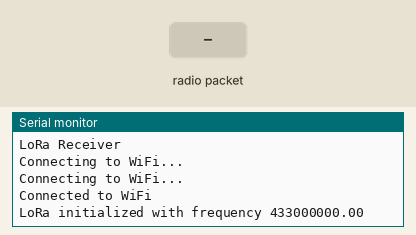
Recording of a program running on a simulated ESP32. Shown: the last lines printed to the serial monitor. Inputs (shaded band) come from the test bench. WiFi joins after 1.5 s; servers stay silent unless stated; network time is answered at once with the bench clock; the local clock reads 2024-03-15 10:24:30 at power-on unless the program sets it; no radio packets arrive unless stated.

Above: at 4.7 s.
4.8 s: radio packet "1" arrives
At 5.2 s:
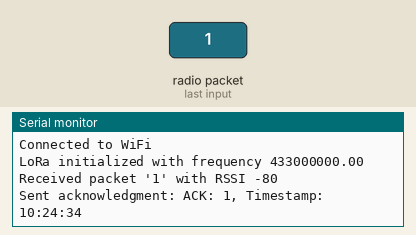
6.3 s: radio packet "0" arrives
At 7.5 s:
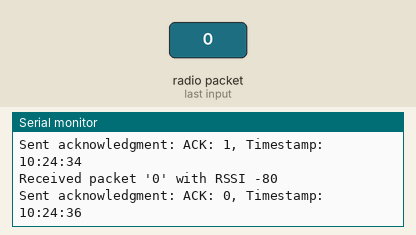
7.8 s: radio packet "2" arrives
At 8.9 s:
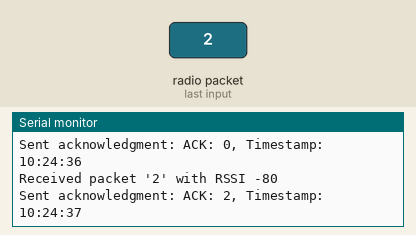

The program:

main.cpp
```cpp
#include <WiFi.h>
#include <WiFiUdp.h>
#include <NTPClient.h>
#include <SPI.h>
#include <LoRa.h>

#define PIN_LORA_COPI   23
#define PIN_LORA_CIPO   19
#define PIN_LORA_SCK    18
#define PIN_LORA_CS     5
#define PIN_LORA_RST    2
#define PIN_LORA_DIO0   4

#define LORA_FREQUENCY  433E6

const char* ssid     = "your_SSID";
const char* password = "your_PASSWORD";

WiFiUDP ntpUDP;
NTPClient timeClient(ntpUDP, "pool.ntp.org", 0, 60000);

void setup() {
  Serial.begin(115200);
  while (!Serial);
  delay(1500);
  Serial.println("LoRa Receiver");

  WiFi.begin(ssid, password);
  while (WiFi.status() != WL_CONNECTED) {
    delay(1000);
    Serial.println("Connecting to WiFi...");
  }
  Serial.println("Connected to WiFi");

  timeClient.begin();

  LoRa.setPins(PIN_LORA_CS, PIN_LORA_RST, PIN_LORA_DIO0);
  LoRa.setSPIFrequency(20000000);

  if (!LoRa.begin(LORA_FREQUENCY)) {
    Serial.println("Starting LoRa failed!");
    while (1);
  } else {
    Serial.print("LoRa initialized with frequency ");
    Serial.println(LORA_FREQUENCY);
  }
}

void loop() {
  int packetSize = LoRa.parsePacket();

  if (packetSize) {
    Serial.print("Received packet '");

    String receivedData = "";
    while (LoRa.available()) {
      receivedData += (char) LoRa.read();
    }

    Serial.print(receivedData);
    Serial.print("' with RSSI ");
    Serial.println(LoRa.packetRssi());

    sendAcknowledgment(receivedData);
  }
}

void sendAcknowledgment(String receivedData) {
  timeClient.update();
  String formattedTime = timeClient.getFormattedTime();
  String ackMessage = "ACK: " + receivedData + ", Timestamp: " + formattedTime;

  LoRa.beginPacket();
  LoRa.print(ackMessage);
  LoRa.endPacket();

  Serial.print("Sent acknowledgment: ");
  Serial.println(ackMessage);
}
```

Measured:
- after the input at 4.8 s, the serial monitor: prints a new line at once (image 1)
- after the input at 6.3 s, the serial monitor: prints a new line at once (image 2)
- after the input at 7.8 s, the serial monitor: prints a new line at once (image 3)
